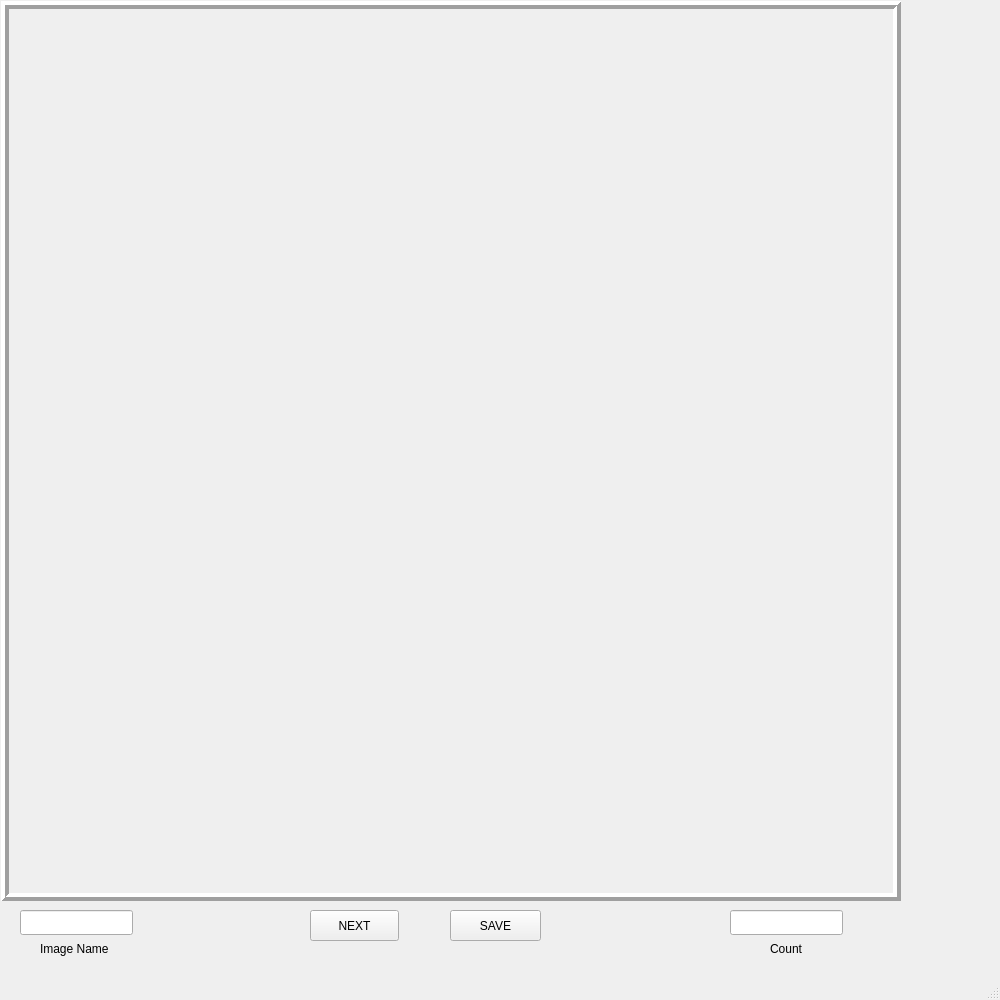
<?xml version="1.0" encoding="UTF-8"?>
<ui version="4.0">
 <class>MainWindow</class>
 <widget class="QMainWindow" name="MainWindow">
  <property name="geometry">
   <rect>
    <x>0</x>
    <y>0</y>
    <width>1000</width>
    <height>1000</height>
   </rect>
  </property>
  <property name="windowTitle">
   <string>MainWindow</string>
  </property>
  <widget class="QWidget" name="centralwidget">
   <widget class="QLabel" name="imageLabel">
    <property name="geometry">
     <rect>
      <x>1</x>
      <y>1</y>
      <width>900</width>
      <height>900</height>
     </rect>
    </property>
    <property name="frameShape">
     <enum>QFrame::Box</enum>
    </property>
    <property name="frameShadow">
     <enum>QFrame::Raised</enum>
    </property>
    <property name="lineWidth">
     <number>4</number>
    </property>
    <property name="text">
     <string/>
    </property>
   </widget>
   <widget class="QLineEdit" name="imageNameEdit">
    <property name="geometry">
     <rect>
      <x>20</x>
      <y>910</y>
      <width>113</width>
      <height>25</height>
     </rect>
    </property>
   </widget>
   <widget class="QLabel" name="imageNameLabel">
    <property name="geometry">
     <rect>
      <x>40</x>
      <y>940</y>
      <width>91</width>
      <height>17</height>
     </rect>
    </property>
    <property name="text">
     <string>Image Name</string>
    </property>
   </widget>
   <widget class="QPushButton" name="nextButton">
    <property name="geometry">
     <rect>
      <x>310</x>
      <y>910</y>
      <width>89</width>
      <height>31</height>
     </rect>
    </property>
    <property name="text">
     <string>NEXT</string>
    </property>
   </widget>
   <widget class="QPushButton" name="saveButton">
    <property name="geometry">
     <rect>
      <x>450</x>
      <y>910</y>
      <width>91</width>
      <height>31</height>
     </rect>
    </property>
    <property name="text">
     <string>SAVE</string>
    </property>
   </widget>
   <widget class="QLabel" name="countLabel">
    <property name="geometry">
     <rect>
      <x>770</x>
      <y>940</y>
      <width>67</width>
      <height>17</height>
     </rect>
    </property>
    <property name="text">
     <string>Count</string>
    </property>
   </widget>
   <widget class="QLineEdit" name="countEdit">
    <property name="geometry">
     <rect>
      <x>730</x>
      <y>910</y>
      <width>113</width>
      <height>25</height>
     </rect>
    </property>
   </widget>
  </widget>
  <widget class="QMenuBar" name="menubar">
   <property name="geometry">
    <rect>
     <x>0</x>
     <y>0</y>
     <width>1000</width>
     <height>22</height>
    </rect>
   </property>
  </widget>
  <widget class="QStatusBar" name="statusbar"/>
 </widget>
 <resources/>
 <connections/>
</ui>
